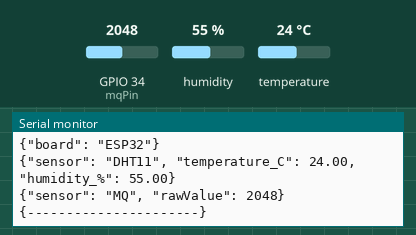
The sketch below on a simulated ESP32. On the bench: the last lines printed to the serial monitor. Inputs (shaded band) come from the test bench; at power-on: GPIO 34 (mqPin) = 2048, humidity 55 %, temperature 24 °C (analog values on the 0–4095 scale).

Above: at 10.1 s.
10.2 s: GPIO 34 (mqPin) set to 926
At 12.5 s:
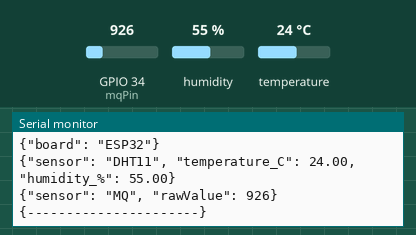
16.2 s: GPIO 34 (mqPin) set to 1040
At 16.6 s:
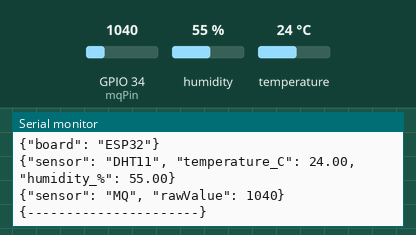
Timing chart, 0 to 19.2 s (numbered marks = the images above; inputs shaded):
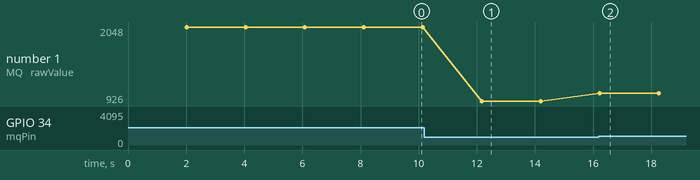

Measured:
- after the input at 10.2 s, the serial monitor: prints a new line after 2.0 s (image 1)
- after the input at 16.2 s, the serial monitor: prints a new line at once (image 2)
- plotted number 1: 2048 → 926 after the input at 10.2 s, 926 → 1040 after the input at 16.2 s

The sketch:

progetto1_razzo.ino
```cpp
#include "DHT.h"//Definizione PIN
#define DHTPIN 27     // Pin dati del DHT11
#define DHTTYPE DHT11 // Stiamo usando il DHT11
#define mqPin 34      // Pin analogico per MQ135

int sensorValue = 0;

// Inizializza il sensore DHT
DHT dht(DHTPIN, DHTTYPE);

void setup() {
  Serial.begin(115200);
  Serial.println("Avvio sensori DHT11 e MQ135 su ESP32...");

  // Opzionale ma consigliato: assicuriamoci che l'ADC sia impostato a 12-bit
  analogReadResolution(12);

  dht.begin();

  // Il DHT11 è un sensore lento, ha bisogno di assestarsi all'avvio
  delay(2000);
}

void loop() {
  // Lettura dell'umidità (ci vogliono circa 250 millisecondi)
  float humidity = dht.readHumidity();
  // Lettura della temperatura in Celsius
  float temperature = dht.readTemperature();

  sensorValue = analogRead(mqPin);

  // Controlla se le letture sono andate a buon fine (isnan = Is Not a Number)
  if (isnan(humidity) || isnan(temperature)) {
    Serial.println("{\"error\": \"Impossibile leggere dal sensore DHT11\"}");
    delay(2000);
    return; // Ricomincia il loop se il sensore principale fallisce
  }

  // 2. Controllo errori MQ135 (valore anomalo)
  if (sensorValue <= 0) {
    Serial.println("{\"error\": \"Valore anomalo dal sensore MQ135\"}");
    delay(2000);
    return; // Ricomincia il loop
  }

  // costruzione payload JSON
  Serial.println("{\"board\": \"ESP32\"}");

  // con i dati letti dal DHT
  Serial.print("{\"sensor\": \"DHT11\", \"temperature_C\": ");
  Serial.print(temperature);
  Serial.print(", \"humidity_%\": ");
  Serial.print(humidity);
  Serial.println("}");

  // payload JSON per mq135
  Serial.print("{\"sensor\": \"MQ\", \"rawValue\": ");
  Serial.print(sensorValue);
  Serial.println("}");

  // Divisionne lettutre
  Serial.println("{\----------------------\}");

  // Il DHT11 può essere letto al massimo una volta ogni 2 secondi
  delay(2000);
}
```
